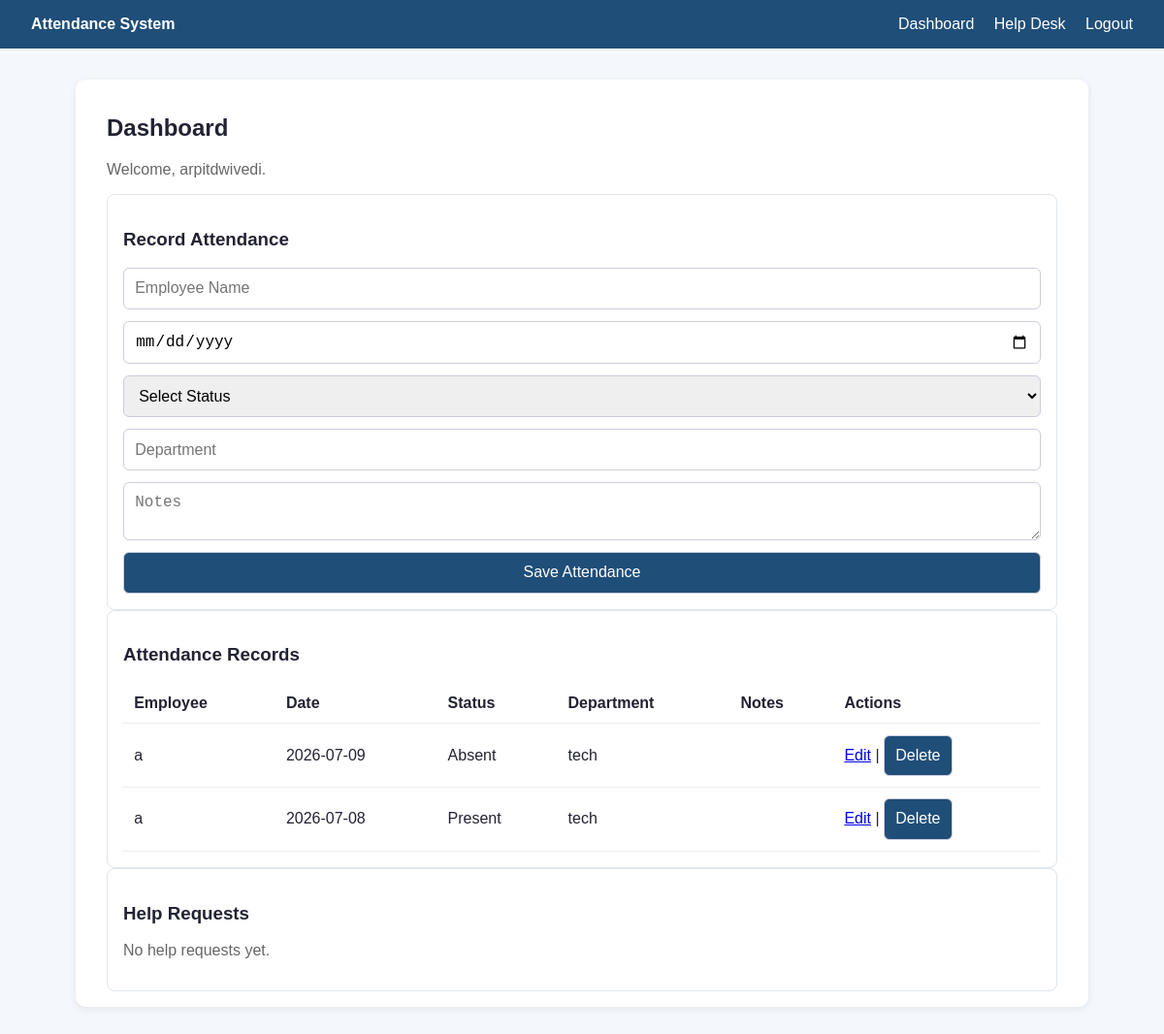
The app's page /dashboard (signed in) with its own data.
### tables this page shows
CREATE TABLE attendance_records (
            id INTEGER PRIMARY KEY AUTOINCREMENT,
            user_id INTEGER NOT NULL,
            employee_name TEXT NOT NULL,
            attendance_date TEXT NOT NULL,
            status TEXT NOT NULL,
            department TEXT NOT NULL,
            notes TEXT,
            created_at TIMESTAMP DEFAULT CURRENT_TIMESTAMP,
            FOREIGN KEY(user_id) REFERENCES users(id)
        );

### app.py (the view)
@app.route("/dashboard")
@login_required
def dashboard():
    db = get_db()
    attendance_records = db.execute(
        "SELECT * FROM attendance_records WHERE user_id = ? ORDER BY attendance_date DESC, created_at DESC",
        (session["user_id"],),
    ).fetchall()
    help_requests = db.execute(
        "SELECT * FROM help_requests WHERE user_id = ? ORDER BY created_at DESC",
        (session["user_id"],),
    ).fetchall()
    return render_template(
        "dashboard.html",
        attendance_records=attendance_records,
        help_requests=help_requests,
    )

### app.py (called while the page is built)
def get_db():
    if "db" not in g:
        conn = sqlite3.connect(app.config["DATABASE"])
        conn.row_factory = sqlite3.Row
        g.db = conn
    return g.db

def login_required(view):
    @wraps(view)
    def wrapped_view(*args, **kwargs):
        if "user_id" not in session:
            flash("Please log in to access this page.", "warning")
            return redirect(url_for("login"))
        return view(*args, **kwargs)
    return wrapped_view

### templates/dashboard.html (shortened to what this page needs)
{% extends 'base.html' %}
{% block content %}
  <h2>Dashboard</h2>
  <p class="muted">Welcome, {{ session.get('username') }}.</p>
  <div class="card">
    <h3>Record Attendance</h3>
    <form action="{{ url_for('add_attendance') }}" method="post">
      <input type="text" name="employee_name" placeholder="Employee Name" required>
      <input type="date" name="attendance_date" required>
      <select name="status" required>
        <option value="">Select Status</option>
      </select>
      <input type="text" name="department" placeholder="Department" required>
      <textarea name="notes" placeholder="Notes"></textarea>
      <button type="submit">Save Attendance</button>
    </form>
  </div>
  <div class="card">
    <h3>Attendance Records</h3>
    {% if attendance_records %}
      <table>
        <thead>
          <tr>
            <th>Employee</th>
            <th>Date</th>
            <th>Status</th>
            <th>Department</th>
            <th>Notes</th>
            <th>Actions</th>
          </tr>
        </thead>
        <tbody>
          {% for record in attendance_records %}
            <tr>
              <td>{{ record.employee_name }}</td>
              <td>{{ record.attendance_date }}</td>
              <td>{{ record.status }}</td>
              <td>{{ record.department }}</td>
              <td>{{ record.notes }}</td>
              <td>
                <a href="{{ url_for('edit_attendance', record_id=record.id) }}">Edit</a> |
                <form style="display:inline" action="{{ url_for('delete_attendance', record_id=record.id) }}" method="post">
                  <button type="submit">Delete</button>
                </form>
              </td>
            </tr>
          {% endfor %}
        </tbody>
      </table>
    {% else %}
      <p class="muted">No attendance records yet.</p>
    {% endif %}
  </div>
  <div class="card">
    <h3>Help Requests</h3>
    {% if help_requests %}
      <ul>
        {% for request_item in help_requests %}
          <li><strong>{{ request_item.subject }}</strong> - {{ request_item.message }}</li>
        {% endfor %}
      </ul>
    {% else %}
      <p class="muted">No help requests yet.</p>
    {% endif %}
  </div>
{% endblock %}

### templates/base.html (shortened to what this page needs)
<!doctype html>
<html lang="en">
  <head>
  </head>
  <body>
    <nav>
      <strong>Attendance System</strong>
      <div>
        {% if session.get('user_id') %}
          <a href="{{ url_for('dashboard') }}">Dashboard</a>
          <a href="{{ url_for('help_desk') }}">Help Desk</a>
          <a href="{{ url_for('logout') }}">Logout</a>
        {% else %}
          <a href="{{ url_for('index') }}">Home</a>
          <a href="{{ url_for('login') }}">Login</a>
          <a href="{{ url_for('register') }}">Register</a>
        {% endif %}
      </div>
    </nav>
    <div class="container">
      {% block content %}{% endblock %}
    </div>
  </body>
</html>

### templates/base.html (style rules this page uses)
body { font-family: Arial, sans-serif; margin: 0; background: #f4f7fb; color: #223; }
nav { background: #1f4e79; color: white; padding: 1rem 2rem; display: flex; justify-content: space-between; align-items: center; }
nav a { color: white; text-decoration: none; margin-left: 1rem; }
.container { max-width: 980px; margin: 2rem auto; padding: 1rem 2rem; background: white; border-radius: 10px; box-shadow: 0 2px 8px rgba(0,0,0,0.08); }
form { display: grid; gap: 0.75rem; }
input, select, textarea, button { padding: 0.7rem; font-size: 1rem; border-radius: 6px; border: 1px solid #ccd; }
button { background: #1f4e79; color: white; cursor: pointer; }
.card { border: 1px solid #e0e6ed; padding: 1rem; border-radius: 8px; }
table { width: 100%; border-collapse: collapse; }
th, td { padding: 0.7rem; border-bottom: 1px solid #eee; text-align: left; }
.muted { color: #666; }

### records on screen
attendance_records: employee_name "a", attendance_date "2026-07-09", status "Absent", department "tech"
attendance_records: employee_name "a", attendance_date "2026-07-08", status "Present", department "tech"

### other values on screen
{{ session.get('username') }} "arpitdwivedi"
